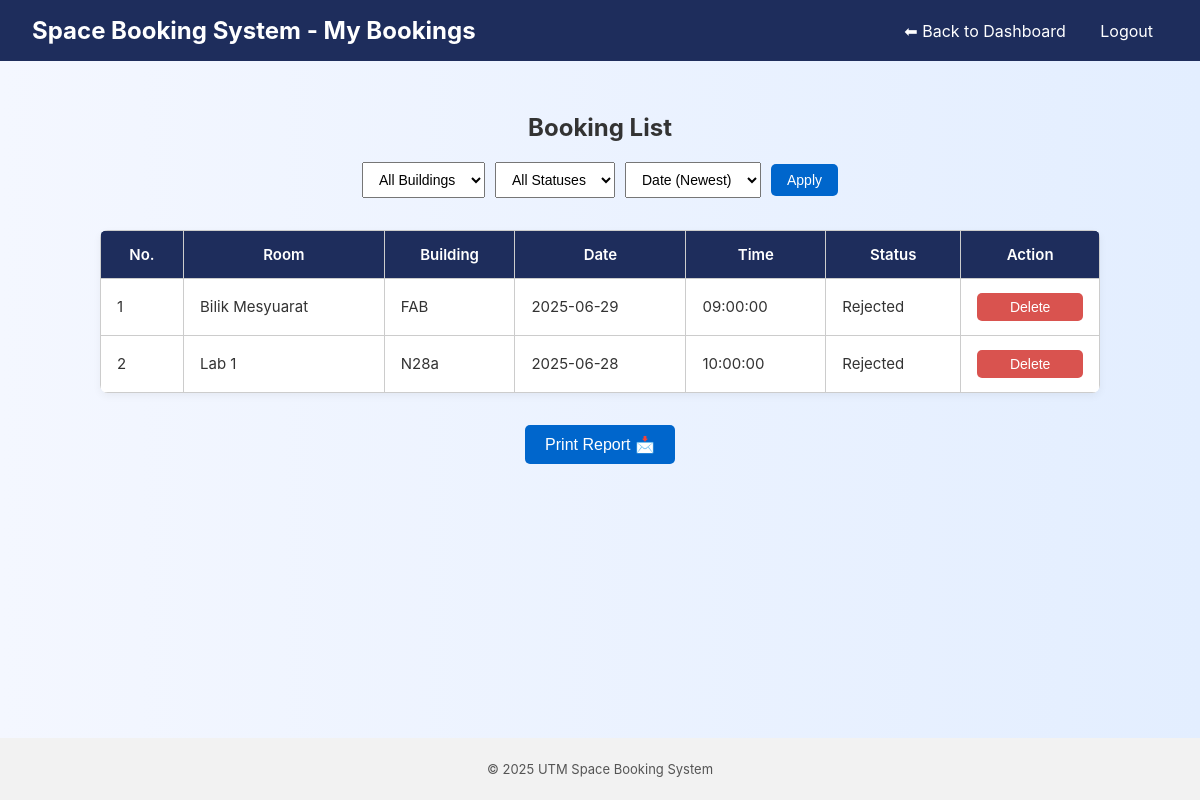
/view_booking.php (signed in), run on the app's committed database.
### tables this page shows
CREATE TABLE `bookings` (
  `id` int(11) NOT NULL,
  `user_id_number` varchar(50) DEFAULT NULL,
  `room` varchar(100) DEFAULT NULL,
  `date` date DEFAULT NULL,
  `time` time DEFAULT NULL,
  `status` enum('Pending','Approved','Rejected') DEFAULT 'Pending'
);

CREATE TABLE `spaces` (
  `id` int(11) NOT NULL,
  `building` varchar(100) NOT NULL,
  `room_name` varchar(100) NOT NULL
);

### view_booking.php (the view, shortened to what this page needs)
<?php
include "db.php";
$id_number = mysqli_real_escape_string($conn, $_SESSION['id_number']);
$filterBuilding = isset($_GET['filter_building']) ? $_GET['filter_building'] : '';
$filterStatus = isset($_GET['filter_status']) ? $_GET['filter_status'] : '';
$sort = isset($_GET['sort']) ? $_GET['sort'] : 'date_desc';
$whereParts = ["b.user_id_number = '$id_number'"];
$whereSQL = count($whereParts) > 0 ? 'WHERE ' . implode(' AND ', $whereParts) : '';
if ($sort === 'date_asc') {
    $orderBy = "b.date ASC, b.time ASC";
} elseif ($sort === 'date_desc') {
    $orderBy = "b.date DESC, b.time DESC";
} elseif ($sort === 'status_asc') {
    $orderBy = "b.status ASC";
} elseif ($sort === 'status_desc') {
    $orderBy = "b.status DESC";
} else {
    $orderBy = "b.date DESC, b.time DESC";
}
$query = "
    SELECT b.id, b.room, b.date, b.time, b.status, s.building
    FROM bookings b
    LEFT JOIN spaces s ON b.room = s.room_name
    $whereSQL
    ORDER BY $orderBy
";
$result = mysqli_query($conn, $query);
?>
<!DOCTYPE html>
<html lang="en">
<head>
    <link rel="stylesheet" href="style.css" />
</head>
<body>
<header>
    <h1>Space Booking System - My Bookings</h1>
    <nav>
        <a href="lecturer_dashboard.php">⬅ Back to Dashboard</a>
        <a href="logout.php">Logout</a>
    </nav>
</header>
<main>
    <h2>Booking List</h2>
    <div class="search-bar">
        <form method="get" class="search-form">
            <select name="filter_building">
                <option value="" <?= $filterBuilding === '' ? 'selected' : '' ?>>All Buildings</option>
            </select>
            <select name="filter_status">
                <option value="" <?= $filterStatus === '' ? 'selected' : '' ?>>All Statuses</option>
            </select>
            <select name="sort">
                <option value="date_desc" <?= $sort === 'date_desc' ? 'selected' : '' ?>>Date (Newest)</option>
            </select>
            <button type="submit" class="btn">Apply</button>
        </form>
    </div>
    <table class="admin-table-booking">
        <thead>
            <tr>
                <th>No.</th>
                <th>Room</th>
                <th>Building</th>
                <th>Date</th>
                <th>Time</th>
                <th>Status</th>
                <th>Action</th>
            </tr>
        </thead>
        <tbody>
            <?php if ($result && mysqli_num_rows($result) > 0): ?>
                <?php $no = 1; ?>
                <?php while ($row = mysqli_fetch_assoc($result)): ?>
                    <tr>
                        <td><?= $no++ ?></td>
                        <td><?= htmlspecialchars($row['room']) ?></td>
                        <td><?= htmlspecialchars($row['building'] ?: 'Unknown') ?></td>
                        <td><?= htmlspecialchars($row['date']) ?></td>
                        <td><?= htmlspecialchars($row['time']) ?></td>
                        <td><?= htmlspecialchars($row['status']) ?></td>
                        <td>
                            <form method="post" style="margin:0;" onsubmit="return confirm('Are you sure you want to delete this booking?');">
                                <button type="submit" class="btn-delete" style="background-color:#d9534f;">Delete</button>
                            </form>
                        </td>
                    </tr>
                <?php endwhile; ?>
            <?php else: ?>
                <tr><td colspan="7" style="text-align:center;">No bookings found.</td></tr>
            <?php endif; ?>
        </tbody>
    </table>
    <button class="print-btn" onclick="window.print()">Print Report 📩</button>
</main>
<?php include "footer.php"; ?>
</body>
</html>

### style.css (style rules this page uses)
html { height: 100%; }
body { font-family: 'Inter', sans-serif; margin: 0; padding: 0; background: linear-gradient(to right, #f4f7ff, #e3eeff); color: #333; min-height: 100vh; display: flex; flex-direction: column; }
header { background: #1e2d5c; color: #fff; padding: 1rem 2rem; display: flex; justify-content: space-between; align-items: center; }
header h1 { margin: 0; font-size: 1.5rem; }
.btn { display: inline-block; padding: 12px 25px; font-size: 16px; border-radius: 8px; text-decoration: none; cursor: pointer; transition: background 0.3s ease, transform 0.2s ease; }
nav a { color: #fff; margin: 0 15px; text-decoration: none; }
main { padding: 2rem; text-align: center; flex:1; }
.btn, button { display: inline-block; padding: 10px 20px; background: #0066cc; color: #fff; border: none; text-decoration: none; border-radius: 5px; font-size: 16px; cursor: pointer; transition: background 0.3s ease; }
table { width: 100%; max-width: 1000px; margin: 1em auto; border-collapse: collapse; background: white; box-shadow: 0 2px 8px rgba(0, 0, 0, 0.05); overflow: hidden; }
thead { background-color: #1e2d5c; color: white; }
thead tr th { text-align: center; }
th, td { padding: 14px 16px; border: 1px solid #ccc; font-size: 15px; }
th { background-color: #f0f0f0; text-align: center; font-weight: 600; }
td { text-align: left; }
.search-bar { margin: 20px auto; width: fit-content; }
.search-form { display: flex; flex-wrap: wrap; gap: 10px; align-items: center; }
.search-form input[type="text"], .search-form select { width: auto; padding: 8px 12px; margin: 0; font-size: 14px; }
.search-form .btn, .search-form button { padding: 8px 16px; font-size: 14px; }
.admin-table-booking { table-layout: auto; margin: 2rem auto; border-collapse: collapse; background-color: #fff; box-shadow: 0 3px 8px rgba(0, 0, 0, 0.05); border-radius: 8px; }
.admin-table-booking th { background-color: #1e2d5c; color: white; font-weight: 600; position: sticky; top: 0; z-index: 1; }
.admin-table-booking td:nth-child(2) { white-space: normal; overflow: visible; word-break: break-word; }
.admin-table-booking td:last-child form { display: flex; gap: 10px; justify-content: center; }
.admin-table-booking td:last-child form button { flex: 1; max-width: 120px; white-space: nowrap; padding: 6px 12px; font-size: 14px; box-sizing: border-box; }

### data on the page
bookings: room "Bilik Mesyuarat", spaces.building "FAB", date "2025-06-29", time "09:00:00", status "Rejected"
bookings: room "Lab 1", spaces.building "N28a", date "2025-06-28", time "10:00:00", status "Rejected"
